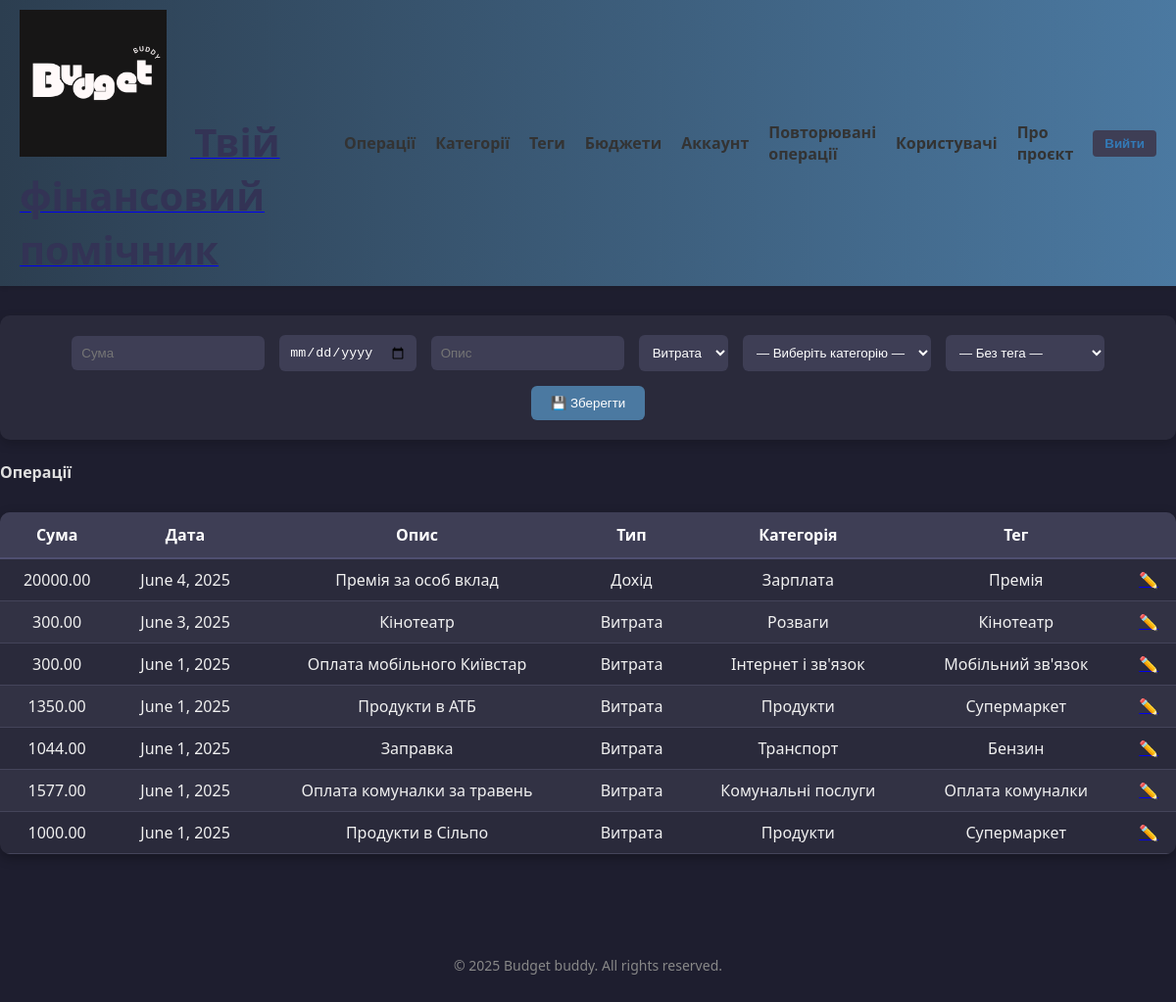
Before: /operations/ (signed in) with the older database file.
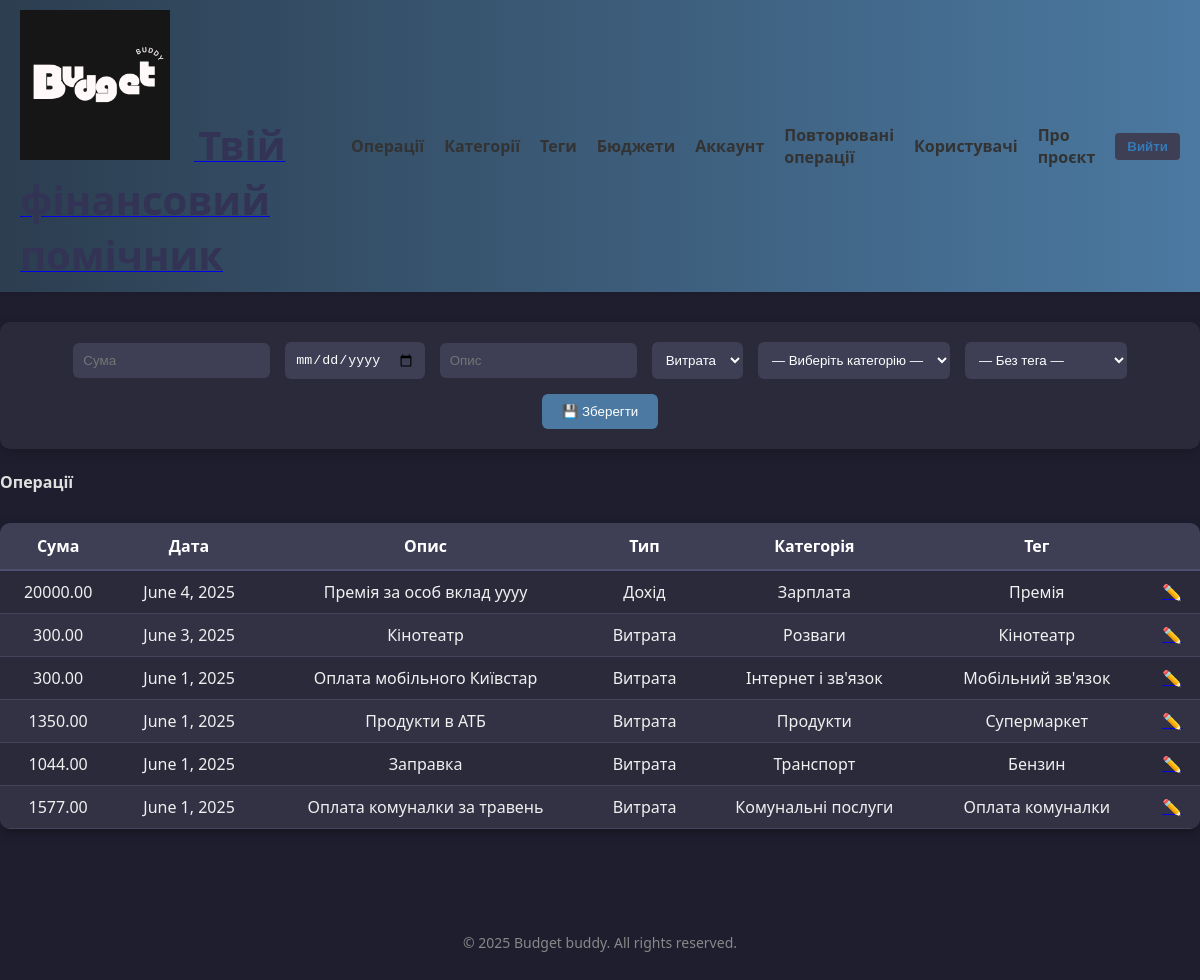
After: the same page with the newer database file.
### apps/core/models/operation.py (models this page shows, shortened)
class Operation(TimeStampedModel):
    id = models.AutoField(primary_key=True)
    amount = models.DecimalField(max_digits=12, decimal_places=2)
    date = models.DateField(default=_date.today)
    description = models.CharField(max_length=255, blank=True)
    type = models.CharField(
        max_length=10,
        choices=TransactionType.choices,
        default=TransactionType.EXPENSE
    )
    user = models.ForeignKey(
        settings.AUTH_USER_MODEL,
        on_delete=models.CASCADE,
        null=True, blank=True,
        related_name='operations'
    )
    account = models.ForeignKey(
        "Account",
        on_delete=models.PROTECT,
        null=True, blank=True,
        related_name='operations'
    )
    category = models.ForeignKey(
        "Category",
        on_delete=models.PROTECT,
        null=True, blank=True,
        related_name='operations'
    )
    tag = models.ForeignKey(
        "Tag",
        on_delete=models.SET_NULL,
        null=True, blank=True,
        related_name='operations'
    )
    class Meta:
        ordering = ['-date']

### apps/core/models/category.py (models this page shows, shortened)
class Category(TimeStampedModel):
    id = models.AutoField(primary_key=True)
    name = models.CharField(max_length=100)
    type = models.CharField(
        max_length=10,
        choices=TransactionType.choices,
        default=TransactionType.EXPENSE
    )
    user = models.ForeignKey(settings.AUTH_USER_MODEL, on_delete=models.CASCADE, null=True, blank=True, related_name='categories')

### apps/core/models/tag.py (models this page shows, shortened)
class Tag(TimeStampedModel):
    id = models.AutoField(primary_key=True)
    name = models.CharField(max_length=50)
    user = models.ForeignKey(settings.AUTH_USER_MODEL, on_delete=models.CASCADE, null=True, blank=True,
                             related_name='tags')
    category = models.ForeignKey(
        'Category',
        on_delete=models.CASCADE,
        related_name='tags',
        null=True,
        blank=True,
        help_text="Категорія, до якої належить цей тег"
    )

### apps/core/views.py (the view, shortened to what this page needs)
# urls.py: path('operations/', views.operations, name='operations'),  # core:operations
@require_http_methods(['GET', 'POST'])
def operations(request):
    user = request.user
    context = {
        'operations_list': Operation.objects.filter(user=request.user),
        'type_choices': TransactionType,
        'categories': Category.objects.filter(user=request.user),
        'tags_list': Tag.objects.filter(user=request.user),
        'account': Account.objects.filter(user=request.user).first(),
    }
    return render(request, 'core/pages/operations.html', context)

### apps/core/templates/core/pages/operations.html (shortened to what this page needs)
{% extends "base.html" %}
{% block content %}
    <main class="main-wrapper">
        <div class="container d-flex gap-5">
            <div class="w-75">
                <form action="{% url 'core:operations' %}" method="post" class="form-flex mb-4">
                    <input type="number" name="amount" placeholder="Сума" required>
                    <input type="date" name="date" required>
                    <input type="text" name="description" placeholder="Опис" required>
                    <select name="type" id="type" required>
                        {% for type in type_choices %}
                            <option value="{{ type.value }}" {% if type.value == 'EXPENSE' %}selected{% endif %}>
                                {{ type.label }}
                            </option>
                        {% endfor %}
                    </select>
                    <select name="category" required>
                        <option value="">— Виберіть категорію —</option>
                    </select>
                    <select name="tag">
                        <option value="">— Без тега —</option>
                    </select>
                    <button type="submit" class="btn btn-primary">💾 Зберегти</button>
                </form>
                <h4>Операції</h4>
                <table class="form-container">
                    <thead>
                    <tr>
                        <th>Сума</th>
                        <th>Дата</th>
                        <th>Опис</th>
                        <th>Тип</th>
                        <th>Категорія</th>
                        <th>Тег</th>
                        <th></th>
                    </tr>
                    </thead>
                    <tbody>
                    {% for operation in operations_list %}
                        <tr>
                            <td>{{ operation.amount }}</td>
                            <td>{{ operation.date }}</td>
                            <td>{{ operation.description }}</td>
                            <td>{{ operation.get_type_display }}</td>
                            <td>{{ operation.category.name|default:"—" }}</td>
                            <td>{{ operation.tag.name|default:"- Без тега -" }}</td>
                            <td><a href="{% url 'core:operation_detail' operation.id %}">✏️</a></td>
                        </tr>
                    {% endfor %}
                    </tbody>
                </table>
            </div>
        </div>
    </main>
{% endblock content %}

Changed rows visible on the page:
removed Operation: amount "1000.00", date "June 1, 2025", description "Продукти в Сільпо", type "Витрата", category.name "Продукти", tag.name "Супермаркет"
changed Operation "Дохід": description "Премія за особ вклад" → "Премія за особ вклад yyyy"
